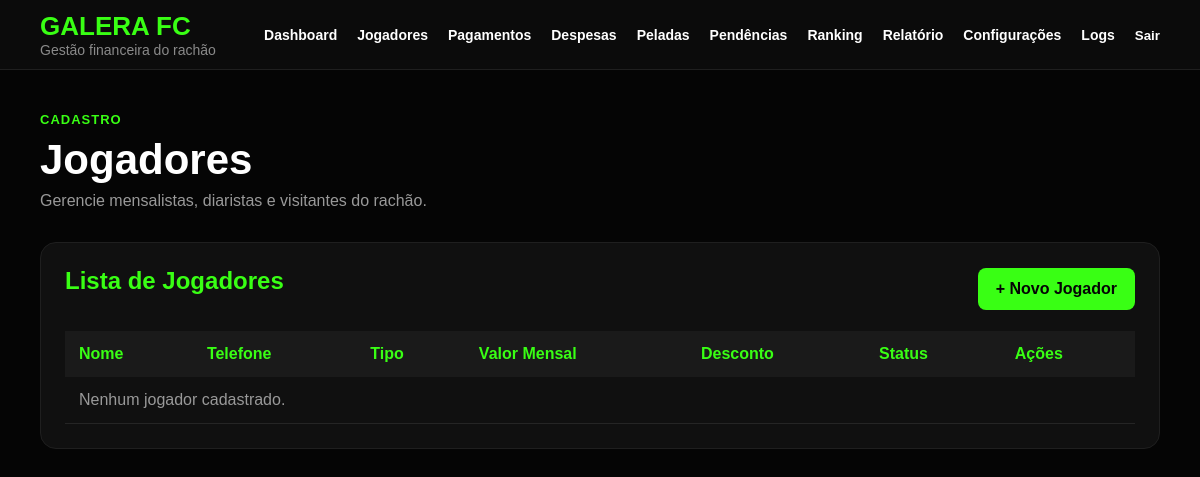
Before: /jogadores/ (signed in) with the older database file.
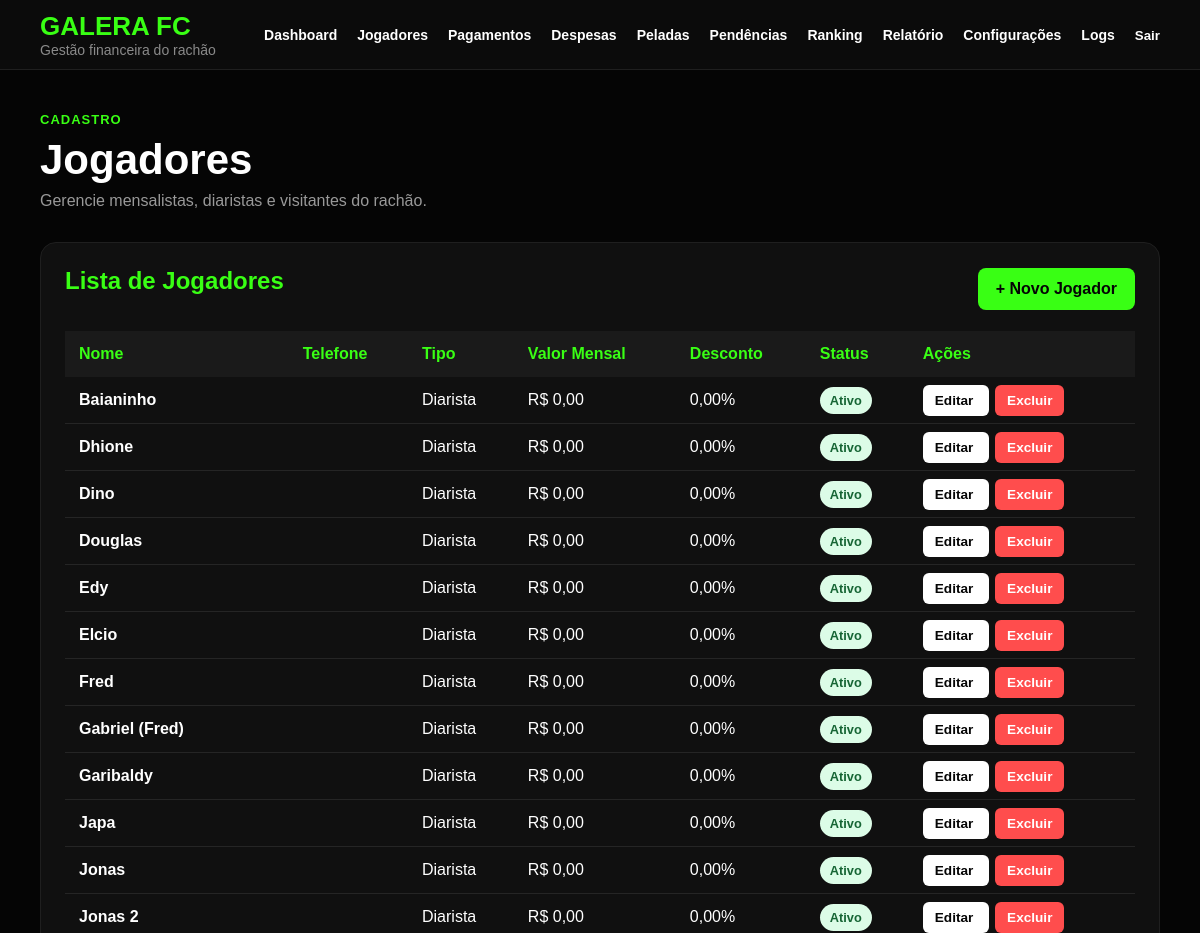
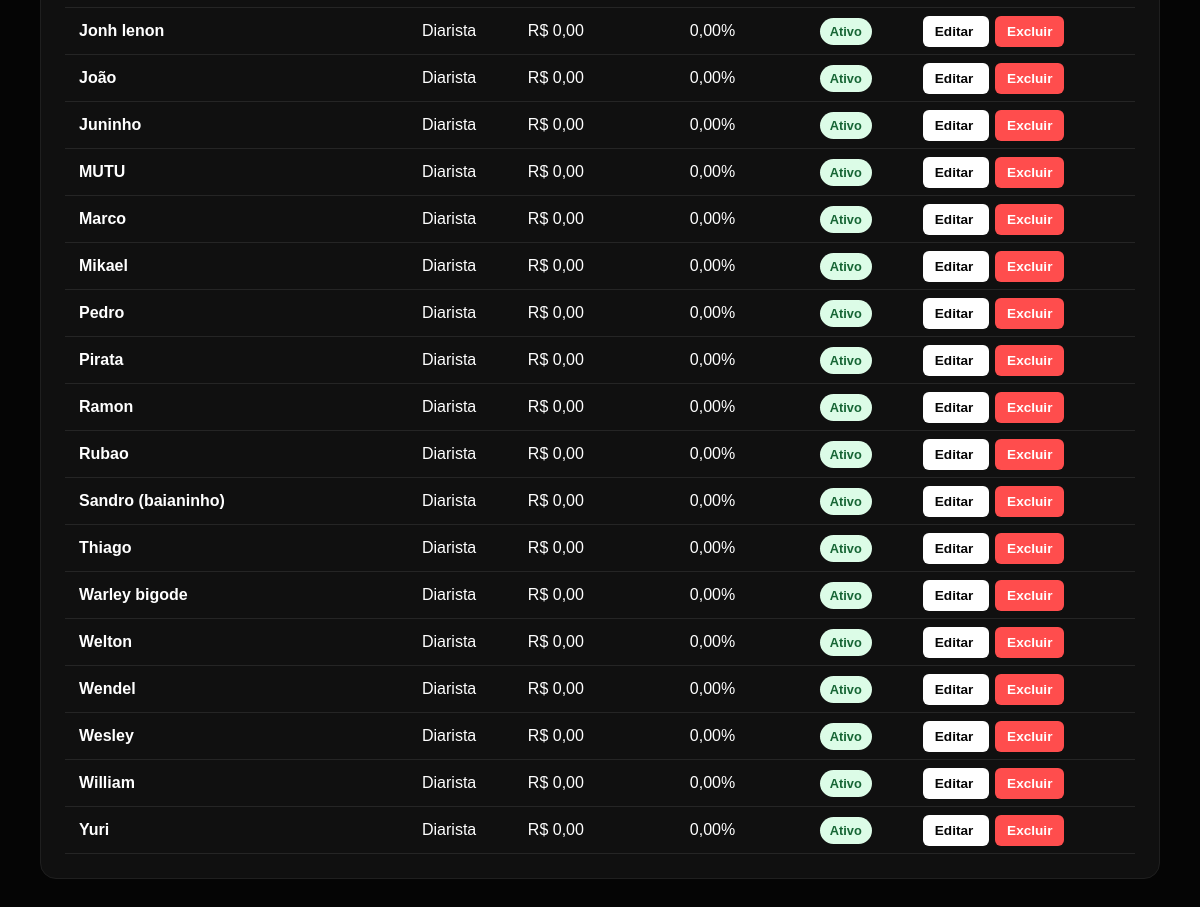
After: the same page with the newer database file (2 pictures, top to bottom).
### financeiro/models.py (models this page shows, shortened)
class Jogador(models.Model):
    TIPO_CHOICES = [
        ('MENSALISTA', 'Mensalista'),
        ('DIARISTA', 'Diarista'),
        ('VISITANTE', 'Visitante'),
    ]
    nome = models.CharField(max_length=100)
    telefone = models.CharField(max_length=20, blank=True)
    tipo = models.CharField(
        max_length=20,
        choices=TIPO_CHOICES,
        default='DIARISTA'
    )
    valor_mensal = models.DecimalField(
        max_digits=10,
        decimal_places=2,
        default=0
    )
    desconto_percentual = models.DecimalField(
        max_digits=5,
        decimal_places=2,
        default=0
    )
    ativo = models.BooleanField(default=True)
    criado_em = models.DateTimeField(
        auto_now_add=True
    )

### financeiro/views.py (the view)
# urls.py: path('jogadores/', views.jogador_lista, name='jogador_lista'),
@login_required
def jogador_lista(request):
    jogadores = Jogador.objects.all().order_by('nome')
    return render(
        request,
        'financeiro/jogador_lista.html',
        {
            'jogadores': jogadores
        }
    )

### templates/financeiro/jogador_lista.html (shortened to what this page needs)
{% extends 'financeiro/base.html' %}
{% block content %}
<div class="page-header">
   <span>Cadastro</span>
   <h1>Jogadores</h1>
   <p>Gerencie mensalistas, diaristas e visitantes do rachão.</p>
</div>
<div class="section">
   <div class="section-header">
      <h2>Lista de Jogadores</h2>
      <a href="{% url 'financeiro:jogador_novo' %}" class="btn-primary">
         + Novo Jogador
      </a>
   </div>
   <table class="table">
      <thead>
         <tr>
            <th>Nome</th>
            <th>Telefone</th>
            <th>Tipo</th>
            <th>Valor Mensal</th>
            <th>Desconto</th>
            <th>Status</th>
            <th>Ações</th>
         </tr>
      </thead>
      <tbody>
         {% for jogador in jogadores %}
         <tr>
            <td><strong>{{ jogador.nome }}</strong></td>
            <td>{{ jogador.telefone }}</td>
            <td>{{ jogador.get_tipo_display }}</td>
            <td>R$ {{ jogador.valor_mensal }}</td>
            <td>{{ jogador.desconto_percentual }}%</td>
            <td>
               {% if jogador.ativo %}
                  <span class="badge-success">Ativo</span>
               {% else %}
                  <span class="badge-danger">Inativo</span>
               {% endif %}
            </td>
            <td>
               <a href="{% url 'financeiro:jogador_editar' jogador.id %}" class="btn-small">
                  Editar
               </a>
               <a href="{% url 'financeiro:jogador_excluir' jogador.id %}" class="btn-small danger">
                  Excluir
               </a>
            </td>
         </tr>
         {% empty %}
         <tr>
            <td colspan="7" class="empty">
               Nenhum jogador cadastrado.
            </td>
         </tr>
         {% endfor %}
      </tbody>
   </table>
</div>
{% endblock %}

Changed rows visible on the page:
added Jogador: nome "Baianinho", tipo "Diarista", valor_mensal "0,00", desconto_percentual "0,00", ativo "Ativo"
added Jogador: nome "Dhione", tipo "Diarista", valor_mensal "0,00", desconto_percentual "0,00", ativo "Ativo"
added Jogador: nome "Dino", tipo "Diarista", valor_mensal "0,00", desconto_percentual "0,00", ativo "Ativo"
added Jogador: nome "Douglas", tipo "Diarista", valor_mensal "0,00", desconto_percentual "0,00", ativo "Ativo"
added Jogador: nome "Edy", tipo "Diarista", valor_mensal "0,00", desconto_percentual "0,00", ativo "Ativo"
added Jogador: nome "Elcio", tipo "Diarista", valor_mensal "0,00", desconto_percentual "0,00", ativo "Ativo"
added Jogador: nome "Fred", tipo "Diarista", valor_mensal "0,00", desconto_percentual "0,00", ativo "Ativo"
added Jogador: nome "Gabriel (Fred)", tipo "Diarista", valor_mensal "0,00", desconto_percentual "0,00", ativo "Ativo"
added Jogador: nome "Garibaldy", tipo "Diarista", valor_mensal "0,00", desconto_percentual "0,00", ativo "Ativo"
added Jogador: nome "Japa", tipo "Diarista", valor_mensal "0,00", desconto_percentual "0,00", ativo "Ativo"
added Jogador: nome "Jonas", tipo "Diarista", valor_mensal "0,00", desconto_percentual "0,00", ativo "Ativo"
added Jogador: nome "Jonas 2", tipo "Diarista", valor_mensal "0,00", desconto_percentual "0,00", ativo "Ativo"
added Jogador: nome "Jonh lenon", tipo "Diarista", valor_mensal "0,00", desconto_percentual "0,00", ativo "Ativo"
added Jogador: nome "João", tipo "Diarista", valor_mensal "0,00", desconto_percentual "0,00", ativo "Ativo"
added Jogador: nome "Juninho", tipo "Diarista", valor_mensal "0,00", desconto_percentual "0,00", ativo "Ativo"
added Jogador: nome "MUTU", tipo "Diarista", valor_mensal "0,00", desconto_percentual "0,00", ativo "Ativo"
added Jogador: nome "Marco", tipo "Diarista", valor_mensal "0,00", desconto_percentual "0,00", ativo "Ativo"
added Jogador: nome "Mikael", tipo "Diarista", valor_mensal "0,00", desconto_percentual "0,00", ativo "Ativo"
added Jogador: nome "Pedro", tipo "Diarista", valor_mensal "0,00", desconto_percentual "0,00", ativo "Ativo"
added Jogador: nome "Pirata", tipo "Diarista", valor_mensal "0,00", desconto_percentual "0,00", ativo "Ativo"
added Jogador: nome "Ramon", tipo "Diarista", valor_mensal "0,00", desconto_percentual "0,00", ativo "Ativo"
added Jogador: nome "Rubao", tipo "Diarista", valor_mensal "0,00", desconto_percentual "0,00", ativo "Ativo"
added Jogador: nome "Sandro (baianinho)", tipo "Diarista", valor_mensal "0,00", desconto_percentual "0,00", ativo "Ativo"
added Jogador: nome "Thiago", tipo "Diarista", valor_mensal "0,00", desconto_percentual "0,00", ativo "Ativo"
added Jogador: nome "Warley bigode", tipo "Diarista", valor_mensal "0,00", desconto_percentual "0,00", ativo "Ativo"
added Jogador: nome "Welton", tipo "Diarista", valor_mensal "0,00", desconto_percentual "0,00", ativo "Ativo"
added Jogador: nome "Wendel", tipo "Diarista", valor_mensal "0,00", desconto_percentual "0,00", ativo "Ativo"
added Jogador: nome "Wesley", tipo "Diarista", valor_mensal "0,00", desconto_percentual "0,00", ativo "Ativo"
added Jogador: nome "William", tipo "Diarista", valor_mensal "0,00", desconto_percentual "0,00", ativo "Ativo"
added Jogador: nome "Yuri", tipo "Diarista", valor_mensal "0,00", desconto_percentual "0,00", ativo "Ativo"
Other visible differences:
text no longer shown: "Nenhum jogador cadastrado."
